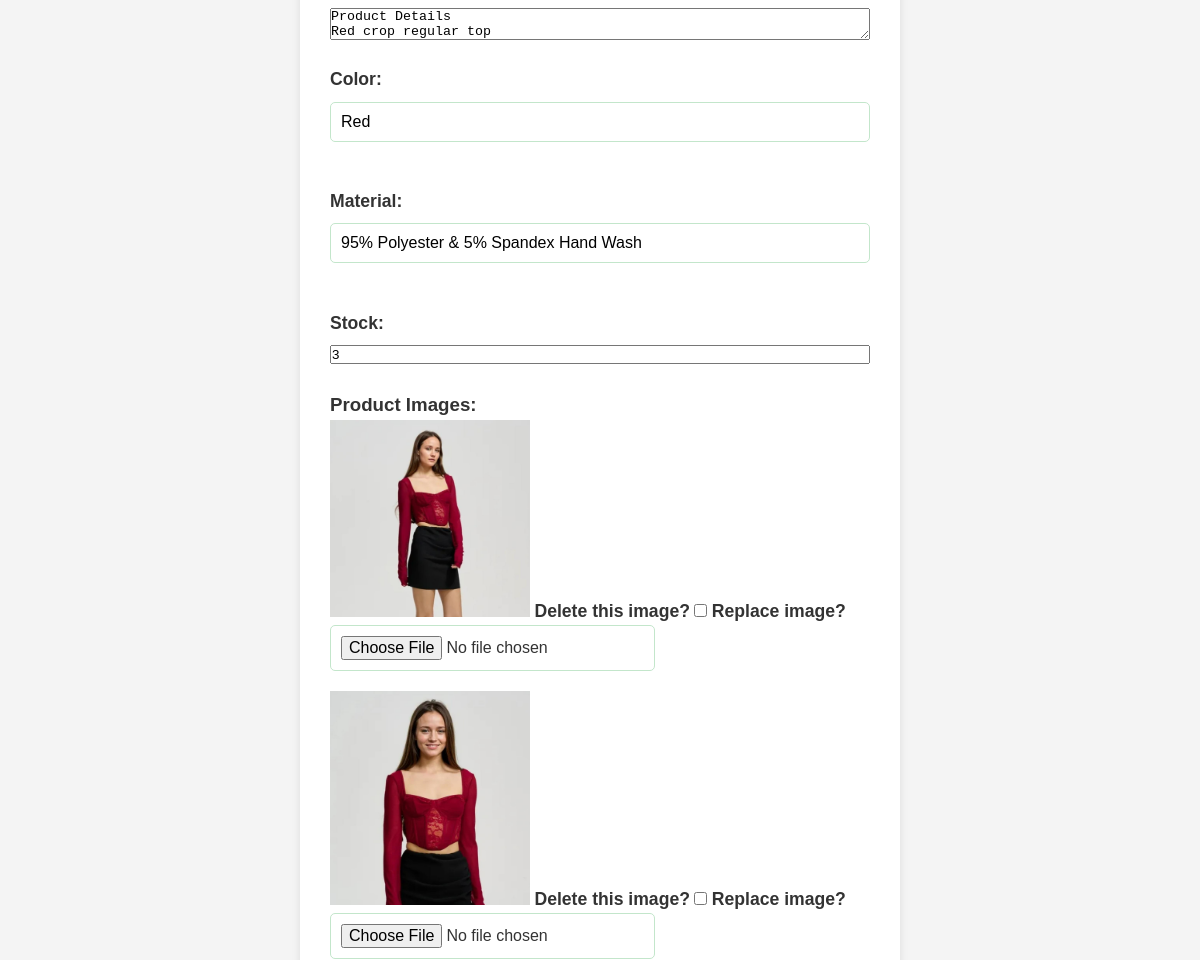
Before: /edit-product/19/ (middle part) with the older database file.
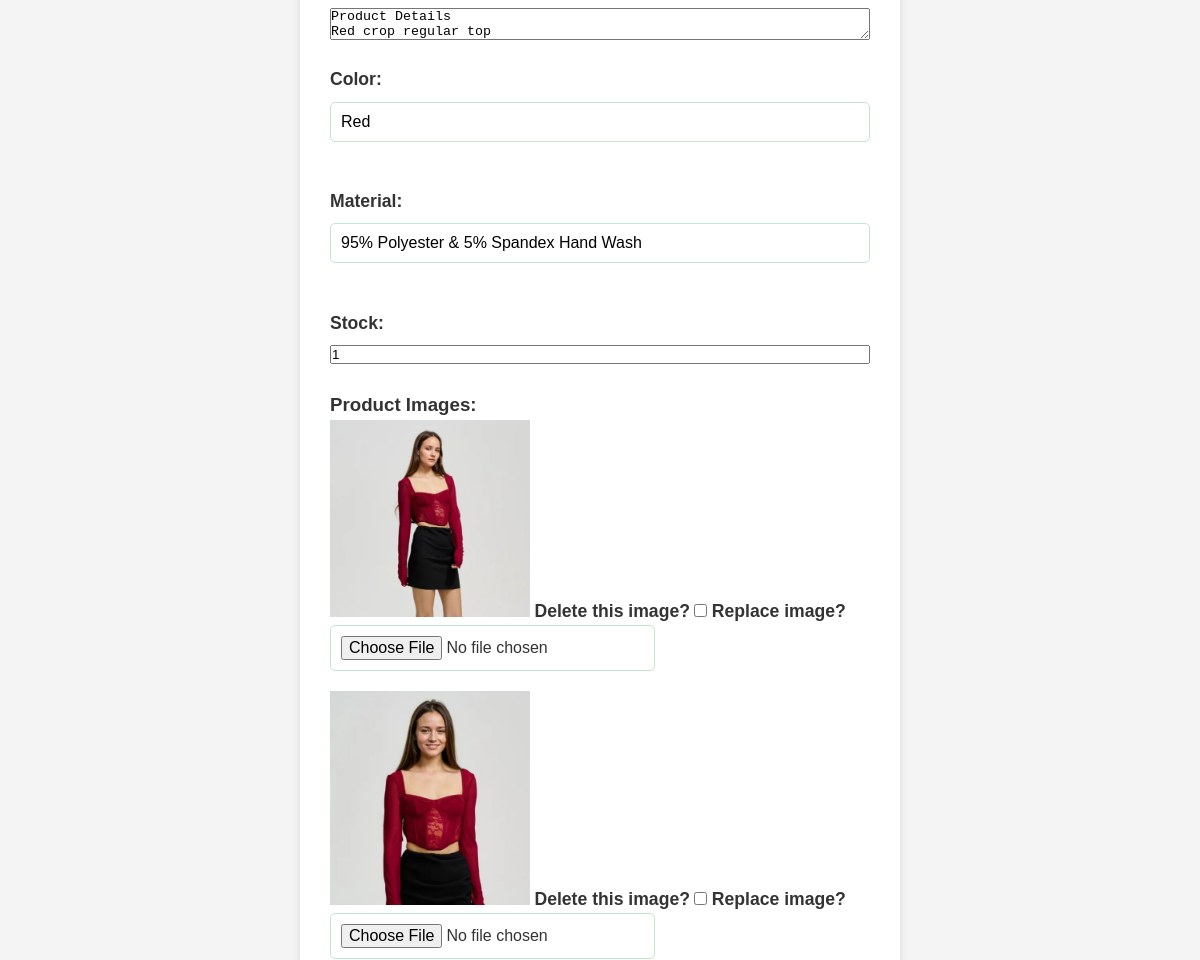
After: the same page with the newer database file.
### app/models.py (models this page shows, shortened)
class Product(models.Model):
    product_name = models.CharField(max_length=80)
    product_price = models.DecimalField(max_digits=10, decimal_places=2, null=True, blank=True)
    product_description = models.TextField(null=True, blank=True)
    color = models.CharField(max_length=50, null=True, blank=True)
    material = models.CharField(max_length=100, null=True, blank=True)
    stock = models.IntegerField(null=True)
    category = models.ForeignKey(Category, on_delete=models.CASCADE)
    subcategory = models.ForeignKey(SubCategory, on_delete=models.CASCADE)
    user = models.ForeignKey(User, on_delete=models.CASCADE, null=True)

### app/views.py (the view, shortened to what this page needs)
# urls.py: path('edit-product/<int:product_id>/', Edit_product_page, name='edit_product'),
def Edit_product_page(request, product_id):
    product = get_object_or_404(Product, id=product_id)
    return render(request, 'edit_product_page.html', {'product': product})

### templates/edit_product_page.html (shortened to what this page needs)
{% load static %}
<!DOCTYPE html>
<html lang="en">
<head>
    <link rel="stylesheet" href="{% static 'static.css' %}">
</head>
<body>
    <div class="container">
        <form method="POST" enctype="multipart/form-data">
            <input type="text" id="product_name" name="product_name" value="{{ product.product_name }}" required><br>
            <input type="text" id="product_price" name="product_price" value="{{ product.product_price }}" required><br>
            <textarea id="product_description" name="product_description" required>{{ product.product_description }}</textarea><br>
            <label for="color">Color:</label>
            <input type="text" id="color" name="color" value="{{ product.color }}"><br>
            <label for="material">Material:</label>
            <input type="text" id="material" name="material" value="{{ product.material }}"><br>
            <label for="stock">Stock:</label>
            <input type="number" id="stock" name="stock" value="{{ product.stock }}" required><br>
            <h3>Product Images:</h3>
            <div class="product-images">
                {% for image in product.images.all %}
                    <div>
                        <img src="{{ image.image.url }}" alt="{{ product.product_name }}" width="200">
                        <label for="delete_{{ image.id }}">Delete this image?</label>
                        <input type="checkbox" name="delete_images" value="{{ image.id }}" id="delete_{{ image.id }}">
                        <label for="new_image_{{ image.id }}">Replace image?</label>
                        <input type="file" name="new_image_{{ image.id }}" id="new_image_{{ image.id }}">
                    </div>
                {% empty %}
                    <p>No images available.</p>
                {% endfor %}
            </div>
        </form>

Changed rows visible on the page:
changed Product "Red": stock "3" → "1"
